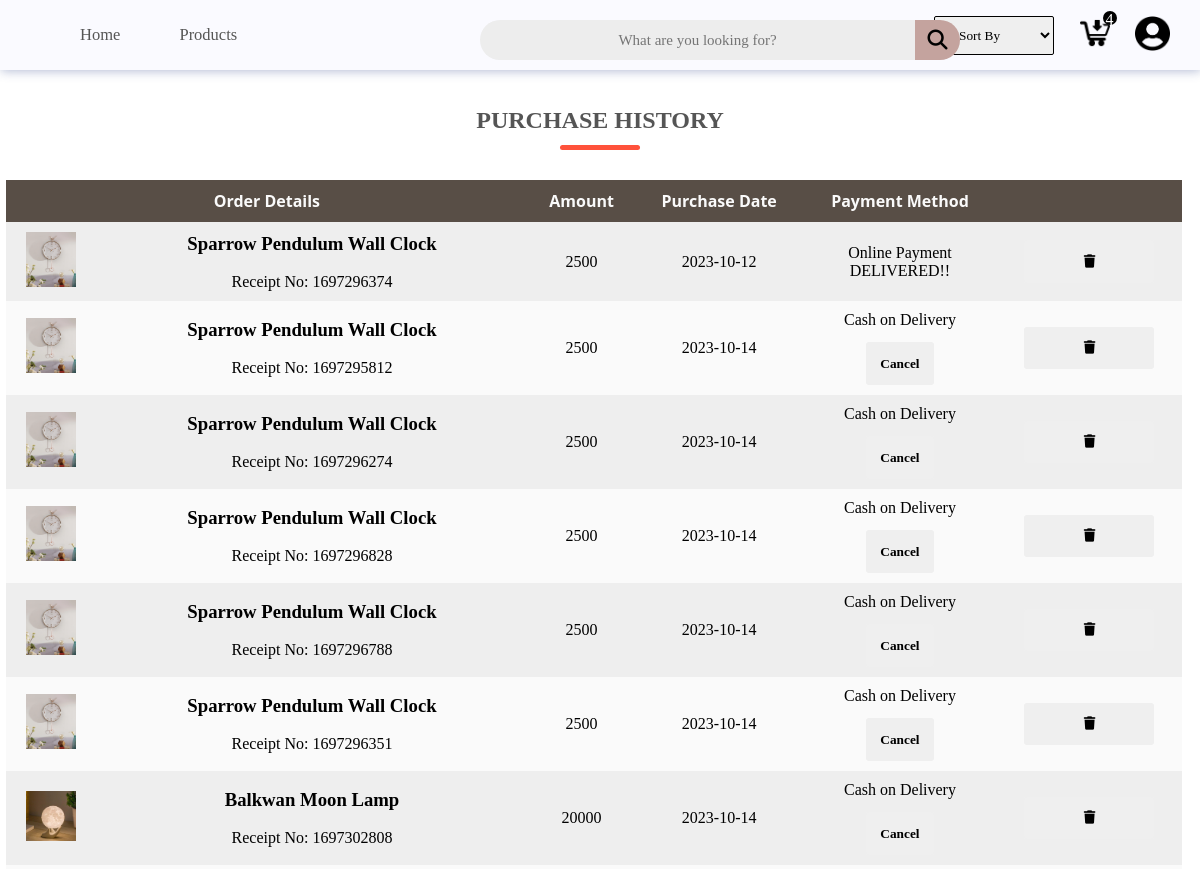
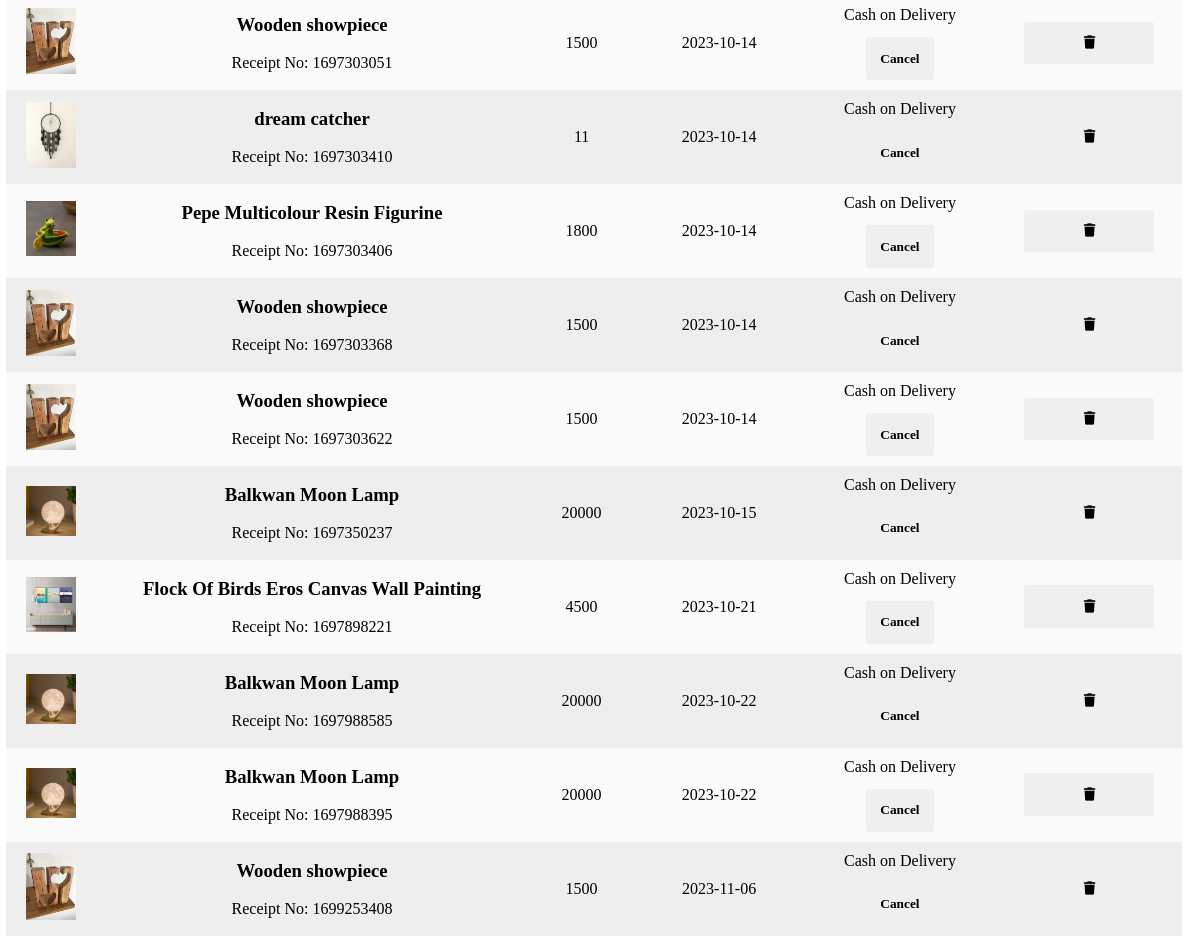
The page /user/history.php (signed in) on the database its author committed (2 pictures, top to bottom).
### tables this page shows
CREATE TABLE `products` (
  `product_id` int(11) NOT NULL,
  `product_name` varchar(100) NOT NULL,
  `product_price` int(11) NOT NULL,
  `product_details` varchar(50000) NOT NULL,
  `product_image` varchar(100) NOT NULL,
  `category_id` int(11) NOT NULL,
  `product_qty` int(11) NOT NULL,
  `upload_type` int(11) NOT NULL,
  `sales` int(11) NOT NULL,
  `rating` varchar(20) NOT NULL
);

CREATE TABLE `history` (
  `id` int(11) NOT NULL,
  `user_id` int(11) NOT NULL,
  `invoice_no` int(11) NOT NULL
);

CREATE TABLE `orders` (
  `order_id` int(11) NOT NULL,
  `product_id` int(11) NOT NULL,
  `total` int(11) NOT NULL,
  `pay_status` int(11) NOT NULL,
  `order_date` date NOT NULL,
  `invoice_no` int(11) NOT NULL,
  `user_id` int(11) NOT NULL,
  `order_status` int(11) NOT NULL,
  `del_address` varchar(30) NOT NULL,
  `phone` varchar(10) NOT NULL
);

### user/history.php (the view, shortened to what this page needs)
<!DOCTYPE html>
<html lang="en">
<head>
  <link rel="stylesheet" href="https://stackpath.bootstrapcdn.com/font-awesome/4.7.0/css/font-awesome.min.css" />
  <link rel="stylesheet" href="css/all.min.css">
  <link rel="stylesheet" href="css/style4.css" />
</head>
<body>
  <?php
  require_once 'connection.php';
  ?>
  <h2 class="title"> PURCHASE HISTORY</h2>
  <table class="history">
    <tr>
      <th colspan="2">Order Details</th>
      <th>Amount</th>
      <th>Purchase Date</th>
      <th>Payment Method</th>
      <th colspan="2"> </th>
    </tr>
    <?php
    $sql_history = mysqli_query($conn, "SELECT * FROM history
        WHERE user_id='" . $_SESSION['user_id'] . "'");
    while ($row_history = mysqli_fetch_assoc($sql_history)) {
      $uid = $row_history['invoice_no'];
      $sql_orders = mysqli_query($conn, "SELECT * FROM orders
          WHERE invoice_no='$uid'");
      while ($row_orders = mysqli_fetch_assoc($sql_orders)) {
        $product = $row_orders['product_id'];
        $sql_products = mysqli_query($conn, "SELECT * FROM products where
            product_id=$product");
        while ($result = mysqli_fetch_assoc($sql_products)) {
          $status = $row_orders['pay_status'];
          $stat = $row_orders['order_status'];
          ?>
          <tr>
            <td><img src="<?php echo $result["product_image"]; ?>" alt="" style="height:5opx; width:50px;"></td>
            <td>
              <h3>
                <?php echo $result['product_name'] ?>
              </h3>
              <br />Receipt No:
              <?php echo $row_history['invoice_no'] ?>
            </td>
            <td>
              <?php echo $row_orders['total'] ?>
            </td>
            <td>
              <?php echo $row_orders['order_date'] ?>
            </td>
            <td>
              <?php
              if ($status == '0') {
                echo 'Cash on Delivery';
                if ($stat == '0') {
                  ?></br><button class="cancel" data-id="<?php echo $row_history["invoice_no"]; ?>">Cancel</button>
                  <?php
                } else {
                  ?></br>DELIVERED!!
                  <?php
                }
              } else {
                echo 'Online Payment';
                if ($stat == '0') {
                  ?></br><button value="Cancel"></button>
                  <?php
                } else {
                  ?></br>DELIVERED!!
                  <?php
                }
              }
              ?>
            </td>
            <td><button class="remove" name="remove" data-id="<?php echo $row_history["invoice_no"]; ?>"><i
                  class="fa fa-trash"></i></button></td>
          </tr>
          <?php
        }
      }
    }
    ?>
  </table>
</body>
</html>

### user/css/style4.css (style rules this page uses)
.title { padding-top: 20px; text-align: center; margin: 0 auto 30px; position: relative; line-height: 60px; color: #555; }
.title::after { content: ""; background: #ff523b; width: 80px; height: 5px; border-radius: 5px; position: absolute; bottom: 0; left: 50%; transform: translateX(-50%); }

### user/css/headerstyle.css (style rules this page uses)
* { margin: 0; padding: 0; box-sizing: border-box; scroll-behavior: smooth; font-family: Cambria, Cochin, Georgia, Times, 'Times New Roman', serif; text-decoration: none; color: black; }
body { font-family: "Poppins", sans-serif; justify-content: center; align-items: center; }

### user/history.php (style rules this page uses)
table { margin-top: 10px; width: 98%; border-collapse: collapse; border-spacing: 0; margin: 6px; border-radius: 12px 12px 0 0; }
td, th { padding: 10px 13px; text-align: center; }
th { background-color: #584e46; color: #fafafa; font-family: 'Open Sans', Sans-serif; font-weight: bold; }
tr { width: 100%; background-color: #fafafa; font-family: 'Montserrat', sans-serif; }
tr:nth-child(even) { background-color: #eeeeee; }
.cancel { padding: 1em; border: none; outline: none; cursor: pointer; border-radius: 3px; margin-top: 1em; font-weight: bold; width: 40%; }
td .remove { padding: 1em; border: none; outline: none; cursor: pointer; border-radius: 3px; font-weight: bold; width: 130px; }

### rows shown on the page
history: invoice_no "1697296374"
orders: total "2500", order_date "2023-10-12"
products: product_image (picture), product_name "Sparrow Pendulum Wall Clock", shows "Online Payment", shows "DELIVERED!!"
history: invoice_no "1697295812"
orders: total "2500", order_date "2023-10-14"
history: invoice_no "1697296274"
orders: total "2500", order_date "2023-10-14"
history: invoice_no "1697296828"
orders: total "2500", order_date "2023-10-14"
history: invoice_no "1697296788"
orders: total "2500", order_date "2023-10-14"
history: invoice_no "1697296351"
orders: total "2500", order_date "2023-10-14"
history: invoice_no "1697302808"
orders: total "20000", order_date "2023-10-14"
products: product_image (picture), product_name "Balkwan Moon Lamp"
history: invoice_no "1697303051"
orders: total "1500", order_date "2023-10-14"
products: product_image (picture), product_name "Wooden showpiece"
history: invoice_no "1697303410"
orders: total "11", order_date "2023-10-14"
products: product_image (picture), product_name "dream catcher"
history: invoice_no "1697303406"
orders: total "1800", order_date "2023-10-14"
products: product_image (picture), product_name "Pepe Multicolour Resin Figurine"
history: invoice_no "1697303368"
orders: total "1500", order_date "2023-10-14"
history: invoice_no "1697303622"
orders: total "1500", order_date "2023-10-14"
history: invoice_no "1697350237"
orders: total "20000", order_date "2023-10-15"
history: invoice_no "1697898221"
orders: total "4500", order_date "2023-10-21"
products: product_image (picture), product_name "Flock Of Birds Eros Canvas Wall Painting"
history: invoice_no "1697988585"
orders: total "20000", order_date "2023-10-22"
history: invoice_no "1697988395"
orders: total "20000", order_date "2023-10-22"
history: invoice_no "1699253408"
orders: total "1500", order_date "2023-11-06"

### other values the page prints
mysqli_num_rows($all_cart) "4"
